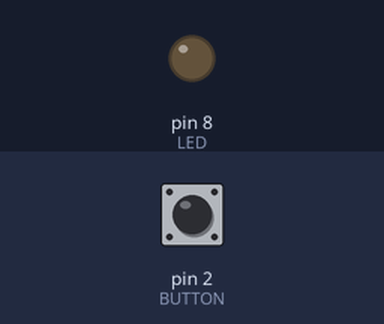
Bench run of a sketch on a simulated Arduino Uno, built with avr-gcc and run on an emulated ATmega328P. On the bench: output pins drawn as LEDs (lit = HIGH). Dashed ring = blinking. Inputs (shaded band) come from the test bench; at power-on: pin 2 (BUTTON) HIGH.

Above: at 1.2 s.
1.3 s: pin 2 (BUTTON) pulled LOW for 0.15 s
At 2.5 s:
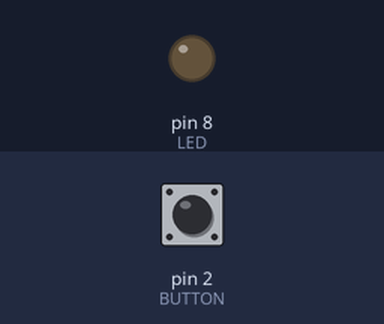
2.9 s: pin 2 (BUTTON) pulled LOW for 1 s
At 4.7 s:
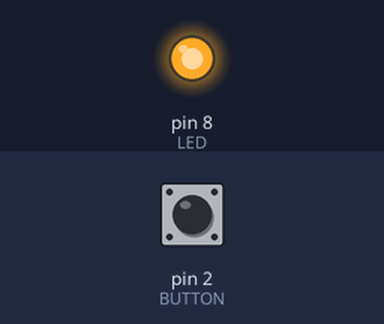
5.9 s: pin 2 (BUTTON) pulled LOW for 3.2 s
At 6.11 s:
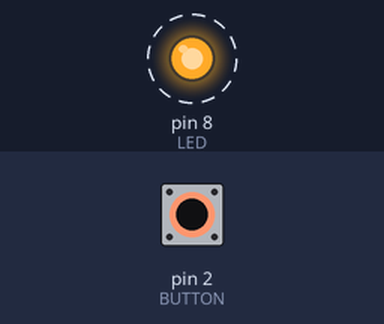
Timing chart, 0 to 10.6 s (numbered marks = the images above; inputs shaded):
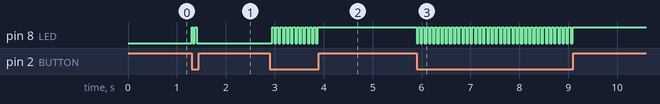

Measured:
- after the input at 1.3 s, pin 8 (LED): alternates HIGH for 0.03 s and LOW for 0.04 s, 4 changes in all, then stays LOW, starting at once
- after the input at 2.9 s, pin 8 (LED): alternates HIGH for 0.04 s and LOW for 0.04 s, 23 changes in all, then stays HIGH, starting at once
- after the input at 5.9 s, pin 8 (LED): alternates HIGH for 0.04 s and LOW for 0.04 s, 76 changes in all, then stays HIGH, starting at once

The sketch:

Simple_interrupt.ino
```cpp
#define BUTTON 2
#define LED 8
static void buttonHandler();
void setup() {
  pinMode(BUTTON,INPUT_PULLUP);
  pinMode(LED,OUTPUT);
  attachInterrupt(digitalPinToInterrupt(BUTTON),buttonHandler, LOW);
  Serial.begin(115200);
  interrupts();

}
volatile bool Button_state = false;
volatile unsigned long last_interrupt_time = 0UL;
#define DEBOUNCETIME 1
void loop() {
    digitalWrite(LED,Button_state);
  }
void buttonHandler(){
  unsigned long interrupt_time = millis();
  if (interrupt_time - last_interrupt_time > DEBOUNCETIME){
    Button_state = !Button_state;
  }
  last_interrupt_time = interrupt_time;
}
```
